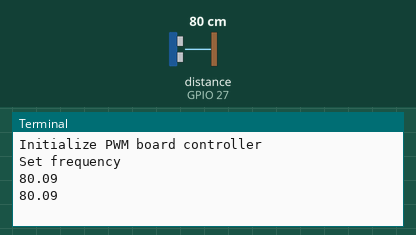
Simulated run of this program. Board: Raspberry Pi (BCM pin numbers). On the bench: the last lines printed to the terminal. Inputs (shaded band) come from the test bench; at power-on: distance to the obstacle (sensor on GPIO 27) 80 cm. The echo pulse lasts 58.3 µs per cm; the clock reads 2024-03-15 10:24:30 at power-on unless the program sets it.

Above: at 8.2 s.
8.3 s: distance to the obstacle (sensor on GPIO 27) set to 2 cm
At 9.0 s:
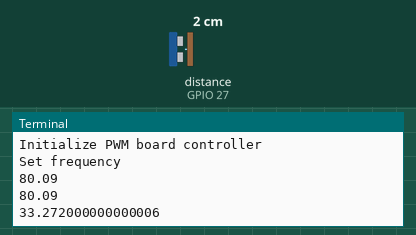
9.8 s: distance to the obstacle (sensor on GPIO 27) set to 4 cm
At 10.5 s:
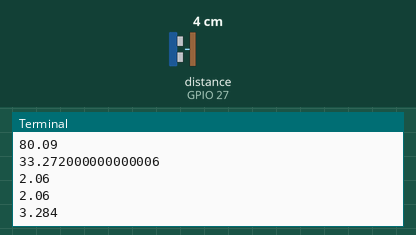
Timing chart, 0 to 12.8 s (numbered marks = the images above; inputs shaded):
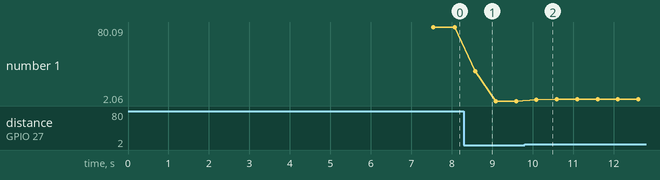

The program:

us.py
```python
import time
# Import the PCA9685 module.
import Adafruit_PCA9685
import Servo_control as sc
import RPi.GPIO as GPIO                    #Import GPIO library
import time
#Import time library
GPIO.setwarnings(False)
GPIO.setmode(GPIO.BCM)

TRIG = 17
ECHO = 27
TRIG1 = 18
ECHO1 = 28
# led = 22

GPIO.setup(TRIG,GPIO.OUT)                  # initialize GPIO Pin as outputs
GPIO.setup(ECHO,GPIO.IN)                   # initialize GPIO Pin as input
GPIO.setup(TRIG1,GPIO.OUT)                  # initialize GPIO Pin as outputs
GPIO.setup(ECHO1,GPIO.IN)                   # initialize GPIO Pin as input

time.sleep(5)

def home(pwm):
    sc.move_servo(pwm, 4, 140)
    #set
    sc.move_servo(pwm,5, 185)
    sc.move_servo(pwm, 6, 230)
    sc.move_servo(pwm,7, 60)
    sc.move_servo(pwm,8, 70)
    sc.move_servo(pwm,9, 0)

def pickup(pwm):
    sc.move_servo(pwm, 4, 135)
    #set
    sc.move_servo(pwm,5, 160)
    sc.move_servo(pwm, 6, 35)
    sc.move_servo(pwm,7, 180)
    sc.move_servo(pwm,8, 65)
    sc.move_servo(pwm,9, 45)

def check_dist():

##############3
    i=0
    avgDistance=0
    for i in range(5):
        GPIO.output(TRIG, False)                 #Set TRIG as LOW
        time.sleep(0.1)                                   #Delay

        GPIO.output(TRIG, True)                  #Set TRIG as HIGH
        time.sleep(0.00001)                           #Delay of 0.00001 seconds
        GPIO.output(TRIG, False)                 #Set TRIG as LOW

        while GPIO.input(ECHO)==0:              #Check whether the ECHO is LOW
        #     GPIO.output(led, False)
            pulse_start = time.time()

        while GPIO.input(ECHO)==1:              #Check whether the ECHO is HIGH
        #     GPIO.output(led, False)
            pulse_end = time.time()
        pulse_duration = pulse_end - pulse_start #time to get back the pulse to sensor

        distance = pulse_duration * 17150        #Multiply pulse duration by 17150 (34300/2) to get distance
        distance = round(distance,2)                 #Round to two decimal points
        avgDistance=avgDistance+distance

    avgDistance=avgDistance/5
    print (avgDistance)
    # flag=0
    return avgDistance

    # if avgDistance < 15:      #Check whether the distance is within 15 cm range
    #     count=count+1
    #     home()

##########################################################################


if __name__ == "__main__":

    print('Initialize PWM board controller')
    # Initialise the PCA9685 using the default address (0x40).
    pwm = Adafruit_PCA9685.PCA9685()

    print('Set frequency')
    # Set the frequency
    pwm.set_pwm_freq(sc.SERVO_MOTOR_FREQUENCY)
    time.sleep(2)
    # home()
    while True:
        dist = check_dist()
        # if dist < 15:
            # pickup()
            # home()
```

Servo_control.py
```python
# ----------------------------
# LIBRARIES

# External libraries
import time
# Import the PCA9685 module.
import Adafruit_PCA9685

SERVO_MOTOR_FREQUENCY = 50 #In Hz
SERVO_MOTOR_DUTY_CYCLE_MIN = 2.5  # Min duty cycle, in %
SERVO_MOTOR_DUTY_CYCLE_MAX = 12.5  # Max duty cycle, in %
SERVO_MOTOR_ANGLE_MIN = 0  # Min angle, in degrees
SERVO_MOTOR_ANGLE_MAX = 270  # Max angle, in degrees
PWM_BOARD_RESOLUTION = 4096 # PWM control board resolution

# ----------------------------
# CODE

def convert_angle_to_pwm_board_step(angle):
    # Check that the angle is within the limits
    if (angle < SERVO_MOTOR_ANGLE_MIN) | (angle > SERVO_MOTOR_ANGLE_MAX):
        raise ValueError('The given angle ({}) is outside the limits!'.format(angle))

    # We make sure angle is treated as a float
    servo_duty_cycle = float(angle)/(SERVO_MOTOR_ANGLE_MAX-SERVO_MOTOR_ANGLE_MIN)*(SERVO_MOTOR_DUTY_CYCLE_MAX-SERVO_MOTOR_DUTY_CYCLE_MIN) + SERVO_MOTOR_DUTY_CYCLE_MIN

    # Check that the duty cycle is within the limits
    # This check is just to be sure that also the angle parameters are set correctly
    if (servo_duty_cycle < SERVO_MOTOR_DUTY_CYCLE_MIN) | (servo_duty_cycle > SERVO_MOTOR_DUTY_CYCLE_MAX):
        raise ValueError('The given servo duty cycle ({}) is outside the limits!'.format(servo_duty_cycle))

    # The step must be an integer, as the board does not accept floats
    pwm_step = int(PWM_BOARD_RESOLUTION*servo_duty_cycle/100)

    print('angle: {}'.format(angle))
    print('servo_duty_cycle: {}'.format(servo_duty_cycle))
    print('pwm_step: {}'.format(pwm_step))

    return pwm_step

def move_servo(pwm, servo_channel, angle):
    '''
    We move the specified servo to the given angle.
    '''

    pwm_step = convert_angle_to_pwm_board_step(angle)
    # for i in range(0,pwm_step,5):
    pwm.set_pwm(servo_channel, 0, pwm_step)
    time.sleep(3)

def automatic_control(pwm, servo_channel):
    print('Move the servo with a test pattern.')
    move_servo(pwm, servo_channel, 0)
    time.sleep(3)


# if __name__ == "__main__":

#     print('Initialize PWM board controller')
#     # Initialise the PCA9685 using the default address (0x40).
#     pwm = Adafruit_PCA9685.PCA9685()

#     print('Set frequency')
#     # Set the frequency
#     pwm.set_pwm_freq(SERVO_MOTOR_FREQUENCY)

    # while True:

    #     input_data = input("What do you want to do?\n[1] Manual test\n[2] Automatic test\n[x] Exit\nAnswer: ")


    #     if input_data == '2':
    #         automatic_control(pwm, servo_channel)
    #     elif input_data.lower() == 'x':
    #         break
    #     else:
    #         print('Unrecognized input.')
    #         continue

    #     print('Done.')
```

Measured:
- after the input at 8.3 s, the terminal: prints a new line after 0.28 s (image 1)
- after the input at 9.8 s, the terminal: prints a new line after 0.29 s (image 2)
- plotted number 1: 80.09 → 2.06 after the input at 8.3 s, 2.06 → 4.1 after the input at 9.8 s
